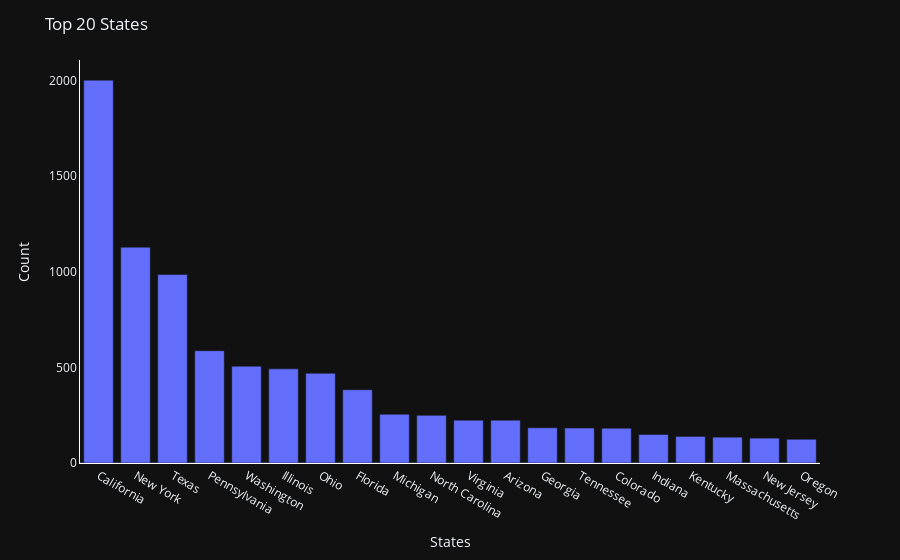

Notebook cell for this chart:
### Code cell
fig = px.bar(data, x=data['State'].value_counts().index[:20], y=data['State'].value_counts()[:20])
fig.update_layout(title='Top 20 States', template='plotly_dark', hoverlabel=dict(
    font_size=26,
    font_family='Helvetica'
))
fig.update_traces(hovertemplate='%{y}')
fig.update_xaxes(title='States', showline=True, linewidth=1, linecolor='white')
fig.update_yaxes(title='Count', showgrid=False, showline=True, linewidth=1, linecolor='white')
fig.show()

### Figure 1 — Plotly figure (JSON) as saved in the notebook; plotly's stock layout.template omitted (floating-point values rounded to 4 significant figures)
{"data": [{"alignmentgroup": "True", "hovertemplate": "%{y}", "legendgroup": "", "marker": {"color": "#636efa"}, "name": "", "offsetgroup": "", "orientation": "v", "showlegend": false, "textposition": "auto", "type": "bar", "x": ["California", "New York", "Texas", "Pennsylvania", "Washington", "Illinois", "Ohio", "Florida", "Michigan", "North Carolina", "Virginia", "Arizona", "Georgia", "Tennessee", "Colorado", "Indiana", "Kentucky", "Massachusetts", "New Jersey", "Oregon"], "xaxis": "x", "y": [2001, 1128, 985, 587, 506, 492, 469, 383, 255, 249, 224, 224, 184, 183, 182, 149, 139, 135, 130, 124], "yaxis": "y"}], "layout": {"barmode": "relative", "hoverlabel": {"font": {"family": "Helvetica", "size": 26}}, "legend": {"tracegroupgap": 0}, "margin": {"t": 60}, "title": {"text": "Top 20 States"}, "xaxis": {"anchor": "y", "domain": [0, 1], "linecolor": "white", "linewidth": 1, "showline": true, "title": {"text": "States"}}, "yaxis": {"anchor": "x", "domain": [0, 1], "linecolor": "white", "linewidth": 1, "showgrid": false, "showline": true, "title": {"text": "Count"}}}}
